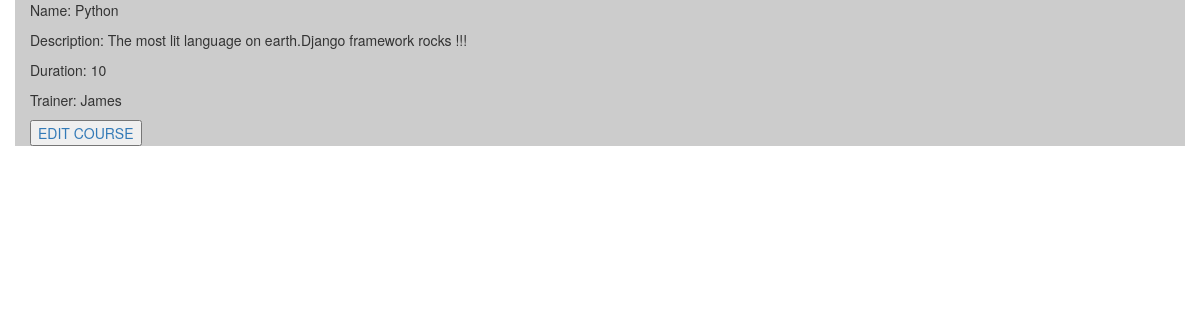
The page /course/view/1/ on the database its author committed.
### course/models.py (models this page shows, shortened)
class Course(models.Model):
	name=models.CharField(max_length =50)
	description=models.TextField()
	start_date=models.DateField(max_length=30)
	end_date=models.DateField(max_length=30)
	course_duration=models.SmallIntegerField()
	trainer=models.ForeignKey(Trainer,null=True,on_delete=models.CASCADE)

### trainer/models.py (models this page shows)
class Trainer(models.Model):
	first_name=models.CharField(max_length = 50)
	second_name=models.CharField(max_length = 50)
	gender=models.CharField(max_length=20)
	id_number=models.CharField(max_length=50, null=True)
	email=models.EmailField(max_length=70)
	phone_number=models.CharField(max_length=70)
	profession=models.CharField(max_length=70)
	date_employed=models.DateField()
	course_teaching=models.CharField(max_length=100)
	working_status=models.CharField(max_length=100)
	others=models.CharField(max_length=100)
	pic=models.ImageField(upload_to="profile_pic",blank=True)
	def __str__(self):
		return self.first_name

### course/views.py (the view)
# urls.py: path("view/<int:pk>/",course_details,name="course_details"),
def course_details(request,pk):
	course =Course.objects.get(pk=pk)
	return render(request,"course_details.html",{"course":course})

### course/templates/course_details.html (shortened to what this page needs)
<!DOCTYPE html>
<html>
<head>
	  <link rel="stylesheet" href="https://maxcdn.bootstrapcdn.com/bootstrap/3.4.0/css/bootstrap.min.css">
</head>
<body>
	<div class="container">
		<p>Name: {{course.name}}</p>
		<p>Description: {{course.description}}</p>
		<p>Duration: {{course.course_duration}}</p>
		<p>Trainer: {{course.trainer}}</p>
		<button ><a href="/course/edit/{{course.pk}}/">EDIT COURSE</a></button>
	</div>
</body>
</html>

### course/templates/course_details.html (style rules this page uses)
.container { background-color: #ccc; margin: 0 auto; }

### rows shown on the page
Course: name "Python", description "The most lit language on earth.Django framework rocks !!!", course_duration "10", trainer "James"
